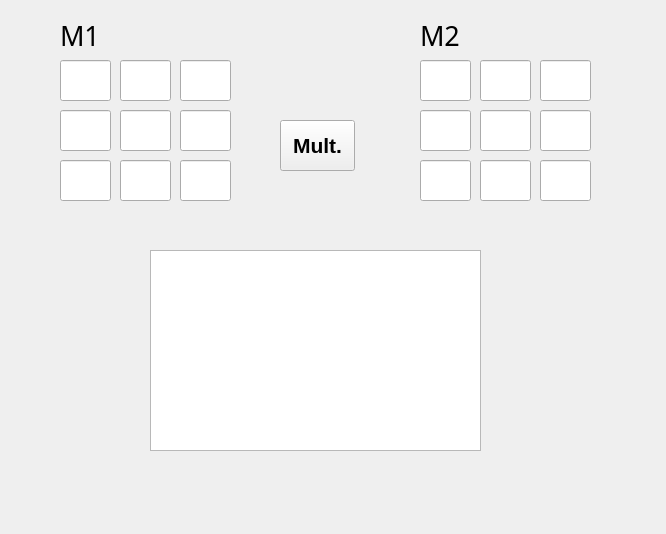
<?xml version="1.0" encoding="UTF-8"?>
<ui version="4.0">
 <class>Form</class>
 <widget class="QWidget" name="Form">
  <property name="geometry">
   <rect>
    <x>0</x>
    <y>0</y>
    <width>666</width>
    <height>534</height>
   </rect>
  </property>
  <property name="font">
   <font>
    <family>Nirmala UI Semilight</family>
    <pointsize>20</pointsize>
   </font>
  </property>
  <property name="windowTitle">
   <string>Form</string>
  </property>
  <widget class="QLineEdit" name="A1">
   <property name="geometry">
    <rect>
     <x>60</x>
     <y>60</y>
     <width>51</width>
     <height>41</height>
    </rect>
   </property>
  </widget>
  <widget class="QLineEdit" name="A2">
   <property name="geometry">
    <rect>
     <x>120</x>
     <y>60</y>
     <width>51</width>
     <height>41</height>
    </rect>
   </property>
  </widget>
  <widget class="QLineEdit" name="A3">
   <property name="geometry">
    <rect>
     <x>180</x>
     <y>60</y>
     <width>51</width>
     <height>41</height>
    </rect>
   </property>
  </widget>
  <widget class="QLineEdit" name="A6">
   <property name="geometry">
    <rect>
     <x>180</x>
     <y>110</y>
     <width>51</width>
     <height>41</height>
    </rect>
   </property>
  </widget>
  <widget class="QLineEdit" name="A4">
   <property name="geometry">
    <rect>
     <x>60</x>
     <y>110</y>
     <width>51</width>
     <height>41</height>
    </rect>
   </property>
  </widget>
  <widget class="QLineEdit" name="A5">
   <property name="geometry">
    <rect>
     <x>120</x>
     <y>110</y>
     <width>51</width>
     <height>41</height>
    </rect>
   </property>
  </widget>
  <widget class="QLineEdit" name="A7">
   <property name="geometry">
    <rect>
     <x>60</x>
     <y>160</y>
     <width>51</width>
     <height>41</height>
    </rect>
   </property>
  </widget>
  <widget class="QLineEdit" name="A8">
   <property name="geometry">
    <rect>
     <x>120</x>
     <y>160</y>
     <width>51</width>
     <height>41</height>
    </rect>
   </property>
  </widget>
  <widget class="QLineEdit" name="A9">
   <property name="geometry">
    <rect>
     <x>180</x>
     <y>160</y>
     <width>51</width>
     <height>41</height>
    </rect>
   </property>
  </widget>
  <widget class="QLineEdit" name="B9">
   <property name="geometry">
    <rect>
     <x>540</x>
     <y>160</y>
     <width>51</width>
     <height>41</height>
    </rect>
   </property>
  </widget>
  <widget class="QLineEdit" name="B3">
   <property name="geometry">
    <rect>
     <x>540</x>
     <y>60</y>
     <width>51</width>
     <height>41</height>
    </rect>
   </property>
  </widget>
  <widget class="QLineEdit" name="B5">
   <property name="geometry">
    <rect>
     <x>480</x>
     <y>110</y>
     <width>51</width>
     <height>41</height>
    </rect>
   </property>
  </widget>
  <widget class="QLineEdit" name="B6">
   <property name="geometry">
    <rect>
     <x>540</x>
     <y>110</y>
     <width>51</width>
     <height>41</height>
    </rect>
   </property>
  </widget>
  <widget class="QLineEdit" name="B1">
   <property name="geometry">
    <rect>
     <x>420</x>
     <y>60</y>
     <width>51</width>
     <height>41</height>
    </rect>
   </property>
  </widget>
  <widget class="QLineEdit" name="B4">
   <property name="geometry">
    <rect>
     <x>420</x>
     <y>110</y>
     <width>51</width>
     <height>41</height>
    </rect>
   </property>
  </widget>
  <widget class="QLineEdit" name="B7">
   <property name="geometry">
    <rect>
     <x>420</x>
     <y>160</y>
     <width>51</width>
     <height>41</height>
    </rect>
   </property>
  </widget>
  <widget class="QLineEdit" name="B2">
   <property name="geometry">
    <rect>
     <x>480</x>
     <y>60</y>
     <width>51</width>
     <height>41</height>
    </rect>
   </property>
  </widget>
  <widget class="QLineEdit" name="B8">
   <property name="geometry">
    <rect>
     <x>480</x>
     <y>160</y>
     <width>51</width>
     <height>41</height>
    </rect>
   </property>
  </widget>
  <widget class="QLabel" name="L1">
   <property name="geometry">
    <rect>
     <x>60</x>
     <y>20</y>
     <width>111</width>
     <height>31</height>
    </rect>
   </property>
   <property name="text">
    <string>M1</string>
   </property>
  </widget>
  <widget class="QLabel" name="L2">
   <property name="geometry">
    <rect>
     <x>420</x>
     <y>20</y>
     <width>111</width>
     <height>31</height>
    </rect>
   </property>
   <property name="text">
    <string>M2</string>
   </property>
  </widget>
  <widget class="QTableWidget" name="res">
   <property name="geometry">
    <rect>
     <x>150</x>
     <y>250</y>
     <width>331</width>
     <height>201</height>
    </rect>
   </property>
  </widget>
  <widget class="QPushButton" name="BTN">
   <property name="geometry">
    <rect>
     <x>280</x>
     <y>120</y>
     <width>75</width>
     <height>51</height>
    </rect>
   </property>
   <property name="font">
    <font>
     <family>Nirmala UI</family>
     <pointsize>16</pointsize>
     <weight>75</weight>
     <bold>true</bold>
    </font>
   </property>
   <property name="text">
    <string>Mult.</string>
   </property>
  </widget>
 </widget>
 <resources/>
 <connections/>
</ui>
